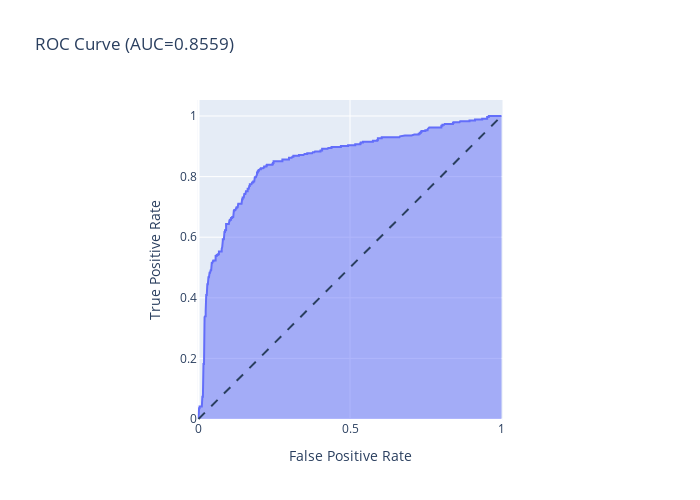

Source (notebook cell):
### Code cell
roc(model, original_X, original_y).show()

### Figure 1 — Plotly figure (JSON) as saved in the notebook; plotly's stock layout.template omitted (floating-point values rounded to 4 significant figures; data arrays with more than 128 entries replaced by an {"elided": "..."} marker saying what was removed)
{"data": [{"hovertemplate": "False Positive Rate=%{x}<br>True Positive Rate=%{y}<extra></extra>", "legendgroup": "", "line": {"color": "#636efa"}, "mode": "lines", "name": "", "orientation": "v", "showlegend": false, "stackgroup": "1", "type": "scatter", "x": {"elided": "322 float values"}, "xaxis": "x", "y": {"elided": "322 float values"}, "yaxis": "y"}], "layout": {"height": 500, "legend": {"tracegroupgap": 0}, "shapes": [{"line": {"dash": "dash"}, "type": "line", "x0": 0, "x1": 1, "y0": 0, "y1": 1}], "title": {"text": "ROC Curve (AUC=0.8559)"}, "width": 700, "xaxis": {"anchor": "y", "constrain": "domain", "domain": [0, 1], "title": {"text": "False Positive Rate"}}, "yaxis": {"anchor": "x", "domain": [0, 1], "scaleanchor": "x", "scaleratio": 1, "title": {"text": "True Positive Rate"}}}}
